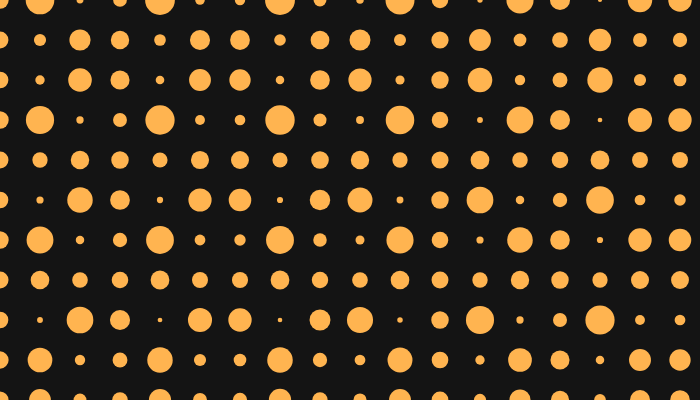
Frame 1 (no input)
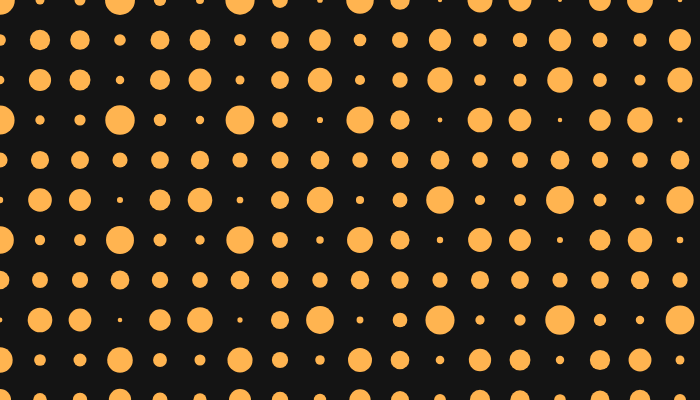
Frame 60 (no input)
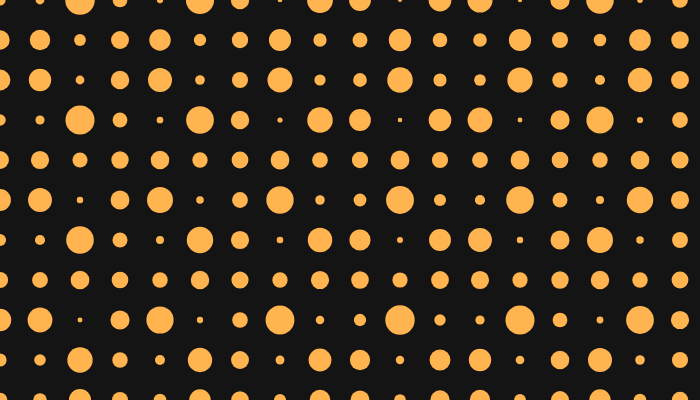
Frame 120 (the mouse pressed at the canvas centre since frame 60)

The p5.js sketch that drew these frames (run headless with seeded random() and noise() and a simulated clock; from frame 60 on, the mouse is pressed at the canvas centre):

// p5.js sketch
// ── sketch.js
/* DM3008 Generative Art, Ashley Hi 2026
 * Week 4 - Waves & Distribution
 * Even Grid / Field
 * A grid of circles whose size is distributed according to a wave running across the canvas.
*/

let spacing = 40;

function setup() {
  createCanvas(700, 400);
  noStroke();
}

function draw() {
  background(20);
  fill(255, 180, 80);

  for (let x = 0; x <= width; x += spacing) {
    for (let y = 0; y <= height; y += spacing) {
      let wave = sin(x * 0.05 + frameCount * 0.03) * cos(y * 0.05);
      let csize = map(wave, -1, 1, 4, 30);
      circle(x, y, csize);
    }
  }
}
